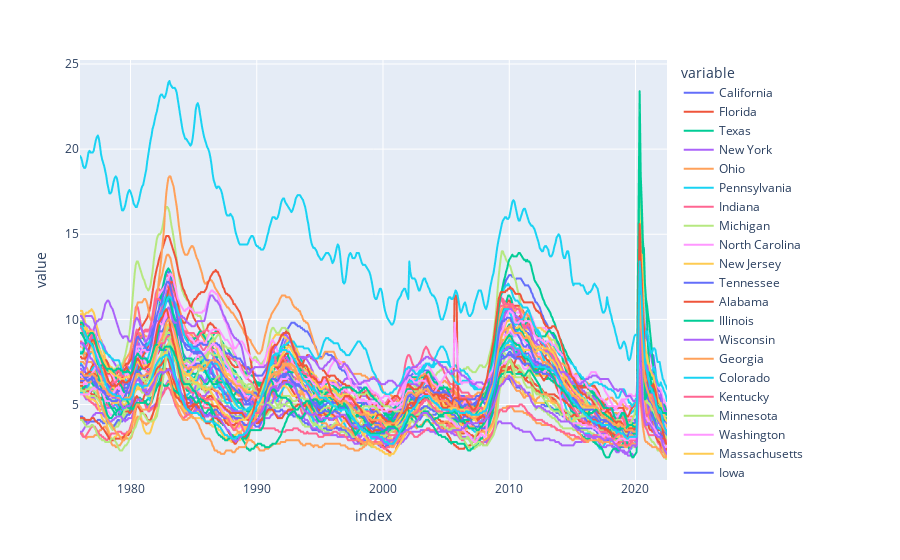

Notebook source saved alongside this figure:
### Code cell
# Plot states nemployment rate
px.line(unemp_states)

### Figure 1 — Plotly figure (JSON) as saved in the notebook; plotly's stock layout.template omitted (floating-point values rounded to 4 significant figures; data arrays with more than 128 entries replaced by an {"elided": "..."} marker saying what was removed)
{"data": [{"hovertemplate": "variable=California<br>index=%{x}<br>value=%{y}<extra></extra>", "legendgroup": "California", "line": {"color": "#636efa", "dash": "solid"}, "marker": {"symbol": "circle"}, "mode": "lines", "name": "California", "showlegend": true, "type": "scattergl", "x": {"elided": "557 str values"}, "xaxis": "x", "y": {"elided": "557 float values"}, "yaxis": "y"}, {"hovertemplate": "variable=Florida<br>index=%{x}<br>value=%{y}<extra></extra>", "legendgroup": "Florida", "line": {"color": "#EF553B", "dash": "solid"}, "marker": {"symbol": "circle"}, "mode": "lines", "name": "Florida", "showlegend": true, "type": "scattergl", "x": {"elided": "557 str values"}, "xaxis": "x", "y": {"elided": "557 float values"}, "yaxis": "y"}, {"hovertemplate": "variable=Texas<br>index=%{x}<br>value=%{y}<extra></extra>", "legendgroup": "Texas", "line": {"color": "#00cc96", "dash": "solid"}, "marker": {"symbol": "circle"}, "mode": "lines", "name": "Texas", "showlegend": true, "type": "scattergl", "x": {"elided": "557 str values"}, "xaxis": "x", "y": {"elided": "557 float values"}, "yaxis": "y"}, {"hovertemplate": "variable=New York<br>index=%{x}<br>value=%{y}<extra></extra>", "legendgroup": "New York", "line": {"color": "#ab63fa", "dash": "solid"}, "marker": {"symbol": "circle"}, "mode": "lines", "name": "New York", "showlegend": true, "type": "scattergl", "x": {"elided": "557 str values"}, "xaxis": "x", "y": {"elided": "557 float values"}, "yaxis": "y"}, {"hovertemplate": "variable=Ohio<br>index=%{x}<br>value=%{y}<extra></extra>", "legendgroup": "Ohio", "line": {"color": "#FFA15A", "dash": "solid"}, "marker": {"symbol": "circle"}, "mode": "lines", "name": "Ohio", "showlegend": true, "type": "scattergl", "x": {"elided": "557 str values"}, "xaxis": "x", "y": {"elided": "557 float values"}, "yaxis": "y"}, {"hovertemplate": "variable=Pennsylvania<br>index=%{x}<br>value=%{y}<extra></extra>", "legendgroup": "Pennsylvania", "line": {"color": "#19d3f3", "dash": "solid"}, "marker": {"symbol": "circle"}, "mode": "lines", "name": "Pennsylvania", "showlegend": true, "type": "scattergl", "x": {"elided": "557 str values"}, "xaxis": "x", "y": {"elided": "557 float values"}, "yaxis": "y"}, {"hovertemplate": "variable=Indiana<br>index=%{x}<br>value=%{y}<extra></extra>", "legendgroup": "Indiana", "line": {"color": "#FF6692", "dash": "solid"}, "marker": {"symbol": "circle"}, "mode": "lines", "name": "Indiana", "showlegend": true, "type": "scattergl", "x": {"elided": "557 str values"}, "xaxis": "x", "y": {"elided": "557 float values"}, "yaxis": "y"}, {"hovertemplate": "variable=Michigan<br>index=%{x}<br>value=%{y}<extra></extra>", "legendgroup": "Michigan", "line": {"color": "#B6E880", "dash": "solid"}, "marker": {"symbol": "circle"}, "mode": "lines", "name": "Michigan", "showlegend": true, "type": "scattergl", "x": {"elided": "557 str values"}, "xaxis": "x", "y": {"elided": "557 float values"}, "yaxis": "y"}, {"hovertemplate": "variable=North Carolina<br>index=%{x}<br>value=%{y}<extra></extra>", "legendgroup": "North Carolina", "line": {"color": "#FF97FF", "dash": "solid"}, "marker": {"symbol": "circle"}, "mode": "lines", "name": "North Carolina", "showlegend": true, "type": "scattergl", "x": {"elided": "557 str values"}, "xaxis": "x", "y": {"elided": "557 float values"}, "yaxis": "y"}, {"hovertemplate": "variable=New Jersey<br>index=%{x}<br>value=%{y}<extra></extra>", "legendgroup": "New Jersey", "line": {"color": "#FECB52", "dash": "solid"}, "marker": {"symbol": "circle"}, "mode": "lines", "name": "New Jersey", "showlegend": true, "type": "scattergl", "x": {"elided": "557 str values"}, "xaxis": "x", "y": {"elided": "557 float values"}, "yaxis": "y"}, {"hovertemplate": "variable=Tennessee<br>index=%{x}<br>value=%{y}<extra></extra>", "legendgroup": "Tennessee", "line": {"color": "#636efa", "dash": "solid"}, "marker": {"symbol": "circle"}, "mode": "lines", "name": "Tennessee", "showlegend": true, "type": "scattergl", "x": {"elided": "557 str values"}, "xaxis": "x", "y": {"elided": "557 float values"}, "yaxis": "y"}, {"hovertemplate": "variable=Alabama<br>index=%{x}<br>value=%{y}<extra></extra>", "legendgroup": "Alabama", "line": {"color": "#EF553B", "dash": "solid"}, "marker": {"symbol": "circle"}, "mode": "lines", "name": "Alabama", "showlegend": true, "type": "scattergl", "x": {"elided": "557 str values"}, "xaxis": "x", "y": {"elided": "557 float values"}, "yaxis": "y"}, {"hovertemplate": "variable=Illinois<br>index=%{x}<br>value=%{y}<extra></extra>", "legendgroup": "Illinois", "line": {"color": "#00cc96", "dash": "solid"}, "marker": {"symbol": "circle"}, "mode": "lines", "name": "Illinois", "showlegend": true, "type": "scattergl", "x": {"elided": "557 str values"}, "xaxis": "x", "y": {"elided": "557 float values"}, "yaxis": "y"}, {"hovertemplate": "variable=Wisconsin<br>index=%{x}<br>value=%{y}<extra></extra>", "legendgroup": "Wisconsin", "line": {"color": "#ab63fa", "dash": "solid"}, "marker": {"symbol": "circle"}, "mode": "lines", "name": "Wisconsin", "showlegend": true, "type": "scattergl", "x": {"elided": "557 str values"}, "xaxis": "x", "y": {"elided": "557 float values"}, "yaxis": "y"}, {"hovertemplate": "variable=Georgia<br>index=%{x}<br>value=%{y}<extra></extra>", "legendgroup": "Georgia", "line": {"color": "#FFA15A", "dash": "solid"}, "marker": {"symbol": "circle"}, "mode": "lines", "name": "Georgia", "showlegend": true, "type": "scattergl", "x": {"elided": "557 str values"}, "xaxis": "x", "y": {"elided": "557 float values"}, "yaxis": "y"}, {"hovertemplate": "variable=Colorado<br>index=%{x}<br>value=%{y}<extra></extra>", "legendgroup": "Colorado", "line": {"color": "#19d3f3", "dash": "solid"}, "marker": {"symbol": "circle"}, "mode": "lines", "name": "Colorado", "showlegend": true, "type": "scattergl", "x": {"elided": "557 str values"}, "xaxis": "x", "y": {"elided": "557 float values"}, "yaxis": "y"}, {"hovertemplate": "variable=Kentucky<br>index=%{x}<br>value=%{y}<extra></extra>", "legendgroup": "Kentucky", "line": {"color": "#FF6692", "dash": "solid"}, "marker": {"symbol": "circle"}, "mode": "lines", "name": "Kentucky", "showlegend": true, "type": "scattergl", "x": {"elided": "557 str values"}, "xaxis": "x", "y": {"elided": "557 float values"}, "yaxis": "y"}, {"hovertemplate": "variable=Minnesota<br>index=%{x}<br>value=%{y}<extra></extra>", "legendgroup": "Minnesota", "line": {"color": "#B6E880", "dash": "solid"}, "marker": {"symbol": "circle"}, "mode": "lines", "name": "Minnesota", "showlegend": true, "type": "scattergl", "x": {"elided": "557 str values"}, "xaxis": "x", "y": {"elided": "557 float values"}, "yaxis": "y"}, {"hovertemplate": "variable=Washington<br>index=%{x}<br>value=%{y}<extra></extra>", "legendgroup": "Washington", "line": {"color": "#FF97FF", "dash": "solid"}, "marker": {"symbol": "circle"}, "mode": "lines", "name": "Washington", "showlegend": true, "type": "scattergl", "x": {"elided": "557 str values"}, "xaxis": "x", "y": {"elided": "557 float values"}, "yaxis": "y"}, {"hovertemplate": "variable=Massachusetts<br>index=%{x}<br>value=%{y}<extra></extra>", "legendgroup": "Massachusetts", "line": {"color": "#FECB52", "dash": "solid"}, "marker": {"symbol": "circle"}, "mode": "lines", "name": "Massachusetts", "showlegend": true, "type": "scattergl", "x": {"elided": "557 str values"}, "xaxis": "x", "y": {"elided": "557 float values"}, "yaxis": "y"}, {"hovertemplate": "variable=Iowa<br>index=%{x}<br>value=%{y}<extra></extra>", "legendgroup": "Iowa", "line": {"color": "#636efa", "dash": "solid"}, "marker": {"symbol": "circle"}, "mode": "lines", "name": "Iowa", "showlegend": true, "type": "scattergl", "x": {"elided": "557 str values"}, "xaxis": "x", "y": {"elided": "557 float values"}, "yaxis": "y"}, {"hovertemplate": "variable=Virginia<br>index=%{x}<br>value=%{y}<extra></extra>", "legendgroup": "Virginia", "line": {"color": "#EF553B", "dash": "solid"}, "marker": {"symbol": "circle"}, "mode": "lines", "name": "Virginia", "showlegend": true, "type": "scattergl", "x": {"elided": "557 str values"}, "xaxis": "x", "y": {"elided": "557 float values"}, "yaxis": "y"}, {"hovertemplate": "variable=Missouri<br>index=%{x}<br>value=%{y}<extra></extra>", "legendgroup": "Missouri", "line": {"color": "#00cc96", "dash": "solid"}, "marker": {"symbol": "circle"}, "mode": "lines", "name": "Missouri", "showlegend": true, "type": "scattergl", "x": {"elided": "557 str values"}, "xaxis": "x", "y": {"elided": "557 float values"}, "yaxis": "y"}, {"hovertemplate": "variable=Arizona<br>index=%{x}<br>value=%{y}<extra></extra>", "legendgroup": "Arizona", "line": {"color": "#ab63fa", "dash": "solid"}, "marker": {"symbol": "circle"}, "mode": "lines", "name": "Arizona", "showlegend": true, "type": "scattergl", "x": {"elided": "557 str values"}, "xaxis": "x", "y": {"elided": "557 float values"}, "yaxis": "y"}, {"hovertemplate": "variable=West Virginia<br>index=%{x}<br>value=%{y}<extra></extra>", "legendgroup": "West Virginia", "line": {"color": "#FFA15A", "dash": "solid"}, "marker": {"symbol": "circle"}, "mode": "lines", "name": "West Virginia", "showlegend": true, "type": "scattergl", "x": {"elided": "557 str values"}, "xaxis": "x", "y": {"elided": "557 float values"}, "yaxis": "y"}, {"hovertemplate": "variable=South Carolina<br>index=%{x}<br>value=%{y}<extra></extra>", "legendgroup": "South Carolina", "line": {"color": "#19d3f3", "dash": "solid"}, "marker": {"symbol": "circle"}, "mode": "lines", "name": "South Carolina", "showlegend": true, "type": "scattergl", "x": {"elided": "557 str values"}, "xaxis": "x", "y": {"elided": "557 float values"}, "yaxis": "y"}, {"hovertemplate": "variable=Oregon<br>index=%{x}<br>value=%{y}<extra></extra>", "legendgroup": "Oregon", "line": {"color": "#FF6692", "dash": "solid"}, "marker": {"symbol": "circle"}, "mode": "lines", "name": "Oregon", "showlegend": true, "type": "scattergl", "x": {"elided": "557 str values"}, "xaxis": "x", "y": {"elided": "557 float values"}, "yaxis": "y"}, {"hovertemplate": "variable=Utah<br>index=%{x}<br>value=%{y}<extra></extra>", "legendgroup": "Utah", "line": {"color": "#B6E880", "dash": "solid"}, "marker": {"symbol": "circle"}, "mode": "lines", "name": "Utah", "showlegend": true, "type": "scattergl", "x": {"elided": "557 str values"}, "xaxis": "x", "y": {"elided": "557 float values"}, "yaxis": "y"}, {"hovertemplate": "variable=New Mexico<br>index=%{x}<br>value=%{y}<extra></extra>", "legendgroup": "New Mexico", "line": {"color": "#FF97FF", "dash": "solid"}, "marker": {"symbol": "circle"}, "mode": "lines", "name": "New Mexico", "showlegend": true, "type": "scattergl", "x": {"elided": "557 str values"}, "xaxis": "x", "y": {"elided": "557 float values"}, "yaxis": "y"}, {"hovertemplate": "variable=Oklahoma<br>index=%{x}<br>value=%{y}<extra></extra>", "legendgroup": "Oklahoma", "line": {"color": "#FECB52", "dash": "solid"}, "marker": {"symbol": "circle"}, "mode": "lines", "name": "Oklahoma", "showlegend": true, "type": "scattergl", "x": {"elided": "557 str values"}, "xaxis": "x", "y": {"elided": "557 float values"}, "yaxis": "y"}, {"hovertemplate": "variable=Arkansas<br>index=%{x}<br>value=%{y}<extra></extra>", "legendgroup": "Arkansas", "line": {"color": "#636efa", "dash": "solid"}, "marker": {"symbol": "circle"}, "mode": "lines", "name": "Arkansas", "showlegend": true, "type": "scattergl", "x": {"elided": "557 str values"}, "xaxis": "x", "y": {"elided": "557 float values"}, "yaxis": "y"}, {"hovertemplate": "variable=Louisiana<br>index=%{x}<br>value=%{y}<extra></extra>", "legendgroup": "Louisiana", "line": {"color": "#EF553B", "dash": "solid"}, "marker": {"symbol": "circle"}, "mode": "lines", "name": "Louisiana", "showlegend": true, "type": "scattergl", "x": {"elided": "557 str values"}, "xaxis": "x", "y": {"elided": "557 float values"}, "yaxis": "y"}, {"hovertemplate": "variable=Nevada<br>index=%{x}<br>value=%{y}<extra></extra>", "legendgroup": "Nevada", "line": {"color": "#00cc96", "dash": "solid"}, "marker": {"symbol": "circle"}, "mode": "lines", "name": "Nevada", "showlegend": true, "type": "scattergl", "x": {"elided": "557 str values"}, "xaxis": "x", "y": {"elided": "557 float values"}, "yaxis": "y"}, {"hovertemplate": "variable=North Dakota<br>index=%{x}<br>value=%{y}<extra></extra>", "legendgroup": "North Dakota", "line": {"color": "#ab63fa", "dash": "solid"}, "marker": {"symbol": "circle"}, "mode": "lines", "name": "North Dakota", "showlegend": true, "type": "scattergl", "x": {"elided": "557 str values"}, "xaxis": "x", "y": {"elided": "557 float values"}, "yaxis": "y"}, {"hovertemplate": "variable=Nebraska<br>index=%{x}<br>value=%{y}<extra></extra>", "legendgroup": "Nebraska", "line": {"color": "#FFA15A", "dash": "solid"}, "marker": {"symbol": "circle"}, "mode": "lines", "name": "Nebraska", "showlegend": true, "type": "scattergl", "x": {"elided": "557 str values"}, "xaxis": "x", "y": {"elided": "557 float values"}, "yaxis": "y"}, {"hovertemplate": "variable=the District of Columbia<br>index=%{x}<br>value=%{y}<extra></extra>", "legendgroup": "the District of Columbia", "line": {"color": "#19d3f3", "dash": "solid"}, "marker": {"symbol": "circle"}, "mode": "lines", "name": "the District of Columbia", "showlegend": true, "type": "scattergl", "x": {"elided": "557 str values"}, "xaxis": "x", "y": {"elided": "557 float values"}, "yaxis": "y"}, {"hovertemplate": "variable=South Dakota<br>index=%{x}<br>value=%{y}<extra></extra>", "legendgroup": "South Dakota", "line": {"color": "#FF6692", "dash": "solid"}, "marker": {"symbol": "circle"}, "mode": "lines", "name": "South Dakota", "showlegend": true, "type": "scattergl", "x": {"elided": "557 str values"}, "xaxis": "x", "y": {"elided": "557 float values"}, "yaxis": "y"}, {"hovertemplate": "variable=Montana<br>index=%{x}<br>value=%{y}<extra></extra>", "legendgroup": "Montana", "line": {"color": "#B6E880", "dash": "solid"}, "marker": {"symbol": "circle"}, "mode": "lines", "name": "Montana", "showlegend": true, "type": "scattergl", "x": {"elided": "557 str values"}, "xaxis": "x", "y": {"elided": "557 float values"}, "yaxis": "y"}, {"hovertemplate": "variable=Mississippi<br>index=%{x}<br>value=%{y}<extra></extra>", "legendgroup": "Mississippi", "line": {"color": "#FF97FF", "dash": "solid"}, "marker": {"symbol": "circle"}, "mode": "lines", "name": "Mississippi", "showlegend": true, "type": "scattergl", "x": {"elided": "557 str values"}, "xaxis": "x", "y": {"elided": "557 float values"}, "yaxis": "y"}, {"hovertemplate": "variable=Connecticut<br>index=%{x}<br>value=%{y}<extra></extra>", "legendgroup": "Connecticut", "line": {"color": "#FECB52", "dash": "solid"}, "marker": {"symbol": "circle"}, "mode": "lines", "name": "Connecticut", "showlegend": true, "type": "scattergl", "x": {"elided": "557 str values"}, "xaxis": "x", "y": {"elided": "557 float values"}, "yaxis": "y"}, {"hovertemplate": "variable=Maryland<br>index=%{x}<br>value=%{y}<extra></extra>", "legendgroup": "Maryland", "line": {"color": "#636efa", "dash": "solid"}, "marker": {"symbol": "circle"}, "mode": "lines", "name": "Maryland", "showlegend": true, "type": "scattergl", "x": {"elided": "557 str values"}, "xaxis": "x", "y": {"elided": "557 float values"}, "yaxis": "y"}, {"hovertemplate": "variable=Kansas<br>index=%{x}<br>value=%{y}<extra></extra>", "legendgroup": "Kansas", "line": {"color": "#EF553B", "dash": "solid"}, "marker": {"symbol": "circle"}, "mode": "lines", "name": "Kansas", "showlegend": true, "type": "scattergl", "x": {"elided": "557 str values"}, "xaxis": "x", "y": {"elided": "557 float values"}, "yaxis": "y"}, {"hovertemplate": "variable=Hawaii<br>index=%{x}<br>value=%{y}<extra></extra>", "legendgroup": "Hawaii", "line": {"color": "#00cc96", "dash": "solid"}, "marker": {"symbol": "circle"}, "mode": "lines", "name": "Hawaii", "showlegend": true, "type": "scattergl", "x": {"elided": "557 str values"}, "xaxis": "x", "y": {"elided": "557 float values"}, "yaxis": "y"}, {"hovertemplate": "variable=Alaska<br>index=%{x}<br>value=%{y}<extra></extra>", "legendgroup": "Alaska", "line": {"color": "#ab63fa", "dash": "solid"}, "marker": {"symbol": "circle"}, "mode": "lines", "name": "Alaska", "showlegend": true, "type": "scattergl", "x": {"elided": "557 str values"}, "xaxis": "x", "y": {"elided": "557 float values"}, "yaxis": "y"}, {"hovertemplate": "variable=New Hampshire<br>index=%{x}<br>value=%{y}<extra></extra>", "legendgroup": "New Hampshire", "line": {"color": "#FFA15A", "dash": "solid"}, "marker": {"symbol": "circle"}, "mode": "lines", "name": "New Hampshire", "showlegend": true, "type": "scattergl", "x": {"elided": "557 str values"}, "xaxis": "x", "y": {"elided": "557 float values"}, "yaxis": "y"}, {"hovertemplate": "variable=Puerto Rico<br>index=%{x}<br>value=%{y}<extra></extra>", "legendgroup": "Puerto Rico", "line": {"color": "#19d3f3", "dash": "solid"}, "marker": {"symbol": "circle"}, "mode": "lines", "name": "Puerto Rico", "showlegend": true, "type": "scattergl", "x": {"elided": "557 str values"}, "xaxis": "x", "y": {"elided": "557 float values"}, "yaxis": "y"}, {"hovertemplate": "variable=Maine<br>index=%{x}<br>value=%{y}<extra></extra>", "legendgroup": "Maine", "line": {"color": "#FF6692", "dash": "solid"}, "marker": {"symbol": "circle"}, "mode": "lines", "name": "Maine", "showlegend": true, "type": "scattergl", "x": {"elided": "557 str values"}, "xaxis": "x", "y": {"elided": "557 float values"}, "yaxis": "y"}, {"hovertemplate": "variable=Wyoming<br>index=%{x}<br>value=%{y}<extra></extra>", "legendgroup": "Wyoming", "line": {"color": "#B6E880", "dash": "solid"}, "marker": {"symbol": "circle"}, "mode": "lines", "name": "Wyoming", "showlegend": true, "type": "scattergl", "x": {"elided": "557 str values"}, "xaxis": "x", "y": {"elided": "557 float values"}, "yaxis": "y"}, {"hovertemplate": "variable=Idaho<br>index=%{x}<br>value=%{y}<extra></extra>", "legendgroup": "Idaho", "line": {"color": "#FF97FF", "dash": "solid"}, "marker": {"symbol": "circle"}, "mode": "lines", "name": "Idaho", "showlegend": true, "type": "scattergl", "x": {"elided": "557 str values"}, "xaxis": "x", "y": {"elided": "557 float values"}, "yaxis": "y"}, {"hovertemplate": "variable=Northeast Census Region<br>index=%{x}<br>value=%{y}<extra></extra>", "legendgroup": "Northeast Census Region", "line": {"color": "#FECB52", "dash": "solid"}, "marker": {"symbol": "circle"}, "mode": "lines", "name": "Northeast Census Region", "showlegend": true, "type": "scattergl", "x": {"elided": "557 str values"}, "xaxis": "x", "y": {"elided": "557 float values"}, "yaxis": "y"}, {"hovertemplate": "variable=Midwest Census Region<br>index=%{x}<br>value=%{y}<extra></extra>", "legendgroup": "Midwest Census Region", "line": {"color": "#636efa", "dash": "solid"}, "marker": {"symbol": "circle"}, "mode": "lines", "name": "Midwest Census Region", "showlegend": true, "type": "scattergl", "x": {"elided": "557 str values"}, "xaxis": "x", "y": {"elided": "557 float values"}, "yaxis": "y"}, {"hovertemplate": "variable=Rhode Island<br>index=%{x}<br>value=%{y}<extra></extra>", "legendgroup": "Rhode Island", "line": {"color": "#EF553B", "dash": "solid"}, "marker": {"symbol": "circle"}, "mode": "lines", "name": "Rhode Island", "showlegend": true, "type": "scattergl", "x": {"elided": "557 str values"}, "xaxis": "x", "y": {"elided": "557 float values"}, "yaxis": "y"}, {"hovertemplate": "variable=Delaware<br>index=%{x}<br>value=%{y}<extra></extra>", "legendgroup": "Delaware", "line": {"color": "#00cc96", "dash": "solid"}, "marker": {"symbol": "circle"}, "mode": "lines", "name": "Delaware", "showlegend": true, "type": "scattergl", "x": {"elided": "557 str values"}, "xaxis": "x", "y": {"elided": "557 float values"}, "yaxis": "y"}, {"hovertemplate": "variable=Vermont<br>index=%{x}<br>value=%{y}<extra></extra>", "legendgroup": "Vermont", "line": {"color": "#ab63fa", "dash": "solid"}, "marker": {"symbol": "circle"}, "mode": "lines", "name": "Vermont", "showlegend": true, "type": "scattergl", "x": {"elided": "557 str values"}, "xaxis": "x", "y": {"elided": "557 float values"}, "yaxis": "y"}, {"hovertemplate": "variable=South Census Region<br>index=%{x}<br>value=%{y}<extra></extra>", "legendgroup": "South Census Region", "line": {"color": "#FFA15A", "dash": "solid"}, "marker": {"symbol": "circle"}, "mode": "lines", "name": "South Census Region", "showlegend": true, "type": "scattergl", "x": {"elided": "557 str values"}, "xaxis": "x", "y": {"elided": "557 float values"}, "yaxis": "y"}, {"hovertemplate": "variable=New England Census Division<br>index=%{x}<br>value=%{y}<extra></extra>", "legendgroup": "New England Census Division", "line": {"color": "#19d3f3", "dash": "solid"}, "marker": {"symbol": "circle"}, "mode": "lines", "name": "New England Census Division", "showlegend": true, "type": "scattergl", "x": {"elided": "557 str values"}, "xaxis": "x", "y": {"elided": "557 float values"}, "yaxis": "y"}], "layout": {"legend": {"title": {"text": "variable"}, "tracegroupgap": 0}, "margin": {"t": 60}, "xaxis": {"anchor": "y", "domain": [0, 1], "title": {"text": "index"}}, "yaxis": {"anchor": "x", "domain": [0, 1], "title": {"text": "value"}}}}
